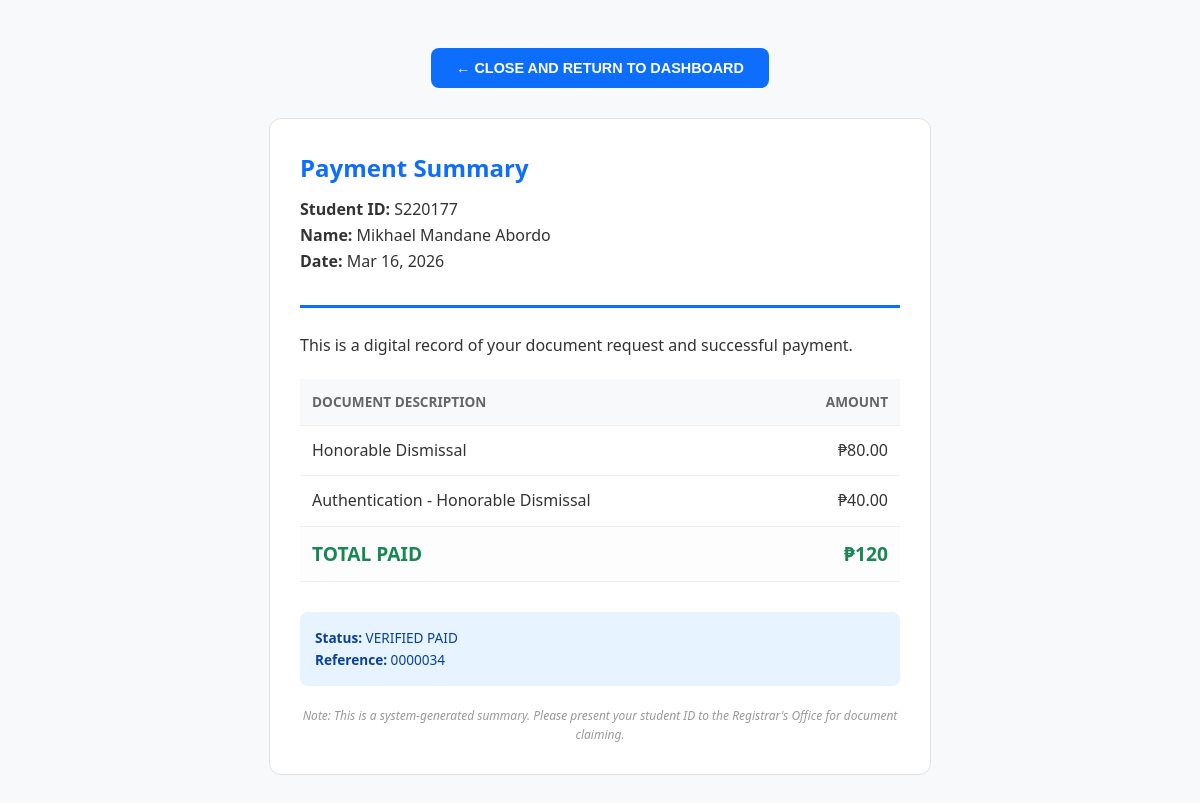
Page /cashier/receipt/87/ (signed in) on the committed database.
### requests_app/models.py (models this page shows, shortened)
class StudentMasterList(models.Model):
    student_id = models.CharField(max_length=7, unique=True, validators=[id_validator])
    full_name = models.CharField(max_length=255)
    course = models.CharField(max_length=100)
    major = models.CharField(max_length=100, blank=True, null=True)
    email = models.EmailField(unique=True)
    phone_number = models.CharField(max_length=15)

class DocumentRequest(models.Model):
    STATUS_CHOICES = [
        ('PENDING', 'Pending Review'),
        ('REJECTED', 'Rejected'),
        ('PAYMENT_REQUIRED', 'Awaiting Payment'),
        ('PAID', 'Paid - To be Processed'),
        ('PROCESSING', 'Processing Document'),
        ('READY', 'Ready for Pickup / Shipping'),
        ('COMPLETED', 'Claimed/Finished'),
    ]
    DELIVERY_CHOICES = [
        ('PICKUP', 'In-person Pickup'),
        ('LBC', 'LBC Delivery'),
    ]
    LBC_TYPE_CHOICES = [
        ('RIDER', 'Rider Delivery (Home)'),
        ('BRANCH', 'Branch Pick Up'),
    ]
    lbc_type = models.CharField(max_length=10, choices=LBC_TYPE_CHOICES, default='RIDER', null=True, blank=True)
    lbc_branch_name = models.CharField(max_length=255, blank=True, null=True)
    student = models.ForeignKey(User, on_delete=models.CASCADE, related_name='requests')
    document_type = models.ForeignKey(DocumentType, on_delete=models.CASCADE)
    reason = models.TextField()
    status = models.CharField(max_length=20, choices=STATUS_CHOICES, default='PENDING')
    batch_id = models.CharField(max_length=100, blank=True, null=True)
    delivery_method = models.CharField(max_length=10, choices=DELIVERY_CHOICES, default='PICKUP')
    is_deleted = models.BooleanField(default=False)
    receipt_number = models.CharField(max_length=10, blank=True, null=True)
    payment_reference = models.CharField(max_length=100, blank=True, null=True)
    created_at = models.DateTimeField(auto_now_add=True)
    generated_content = models.TextField(null=True, blank=True)
    tracking_number = models.CharField(max_length=100, blank=True, null=True)
    shipping_first_name = models.CharField(max_length=100, blank=True, null=True)
    shipping_last_name = models.CharField(max_length=100, blank=True, null=True)
    shipping_phone = models.CharField(max_length=15, blank=True, null=True)
    shipping_floor = models.CharField(max_length=100, blank=True, null=True)
    shipping_street = models.CharField(max_length=255, blank=True, null=True)
    shipping_province = models.CharField(max_length=100, blank=True, null=True)
    shipping_city = models.CharField(max_length=100, blank=True, null=True)
    shipping_barangay = models.CharField(max_length=100, blank=True, null=True)
    shipping_zip = models.CharField(max_length=10, blank=True, null=True)
    shipping_landmark = models.CharField(max_length=255, blank=True, null=True)

class DocumentType(models.Model):
    name = models.CharField(max_length=100)
    price = models.DecimalField(max_digits=10, decimal_places=2, default=0.00)

### requests_app/views.py (the view)
# urls.py: path('cashier/receipt/<int:req_id>/', views.generate_receipt, name='generate_receipt'),
@login_required
def generate_receipt(request, req_id):
    doc_req = get_object_or_404(DocumentRequest, id=req_id)
    is_staff = request.user.groups.filter(name__in=['Registrar', 'Cashier', 'Accounting']).exists()
    if not (doc_req.student == request.user or is_staff or request.user.is_superuser): raise PermissionDenied()
    batch = DocumentRequest.objects.filter(receipt_number=doc_req.receipt_number) if doc_req.receipt_number else DocumentRequest.objects.filter(id=req_id)
    student = StudentMasterList.objects.filter(student_id=doc_req.student.username).first()
    return render(request, 'receipt_invoice.html', {'doc': doc_req, 'batch_items': batch, 'student': student, 'today': timezone.now(), 'total_amount': batch.aggregate(Sum('document_type__price'))['document_type__price__sum'] or 0, 'display_receipt_no': doc_req.receipt_number or "PENDING"})

### requests_app/templates/receipt_invoice.html (shortened to what this page needs)
<!DOCTYPE html>
<html lang="en">
<head>
</head>
<body>
    <div class="no-print">
    <button onclick="window.close()" class="btn-back" style="border: none; cursor: pointer;">
        &larr; CLOSE AND RETURN TO DASHBOARD
    </button>
</div>
    <div class="container">
        <div class="header">
            <h2>Payment Summary</h2>
            <p style="margin-top: 10px;">
                <strong>Student ID:</strong> {{ student.student_id }}<br>
                <strong>Name:</strong> {{ student.full_name }}<br>
                <strong>Date:</strong> {{ today|date:"M d, Y" }}
            </p>
        </div>
        <p>This is a digital record of your document request and successful payment.</p>
        <table>
            <thead>
                <tr>
                    <th>Document Description</th>
                    <th style="text-align: right;">Amount</th>
                </tr>
            </thead>
            <tbody>
                {% for item in batch_items %}
                <tr>
                    <td>{{ item.document_type.name }}</td>
                    <td style="text-align: right;">₱{{ item.document_type.price }}</td>
                </tr>
                {% endfor %}
                <tr class="total-row">
                    <td>TOTAL PAID</td>
                    <td style="text-align: right;">₱{{ total_amount }}</td>
                </tr>
            </tbody>
        </table>
        <div style="margin-top: 30px; padding: 15px; background-color: #e7f3ff; border-radius: 8px; font-size: 0.85rem; color: #084298;">
            <p style="margin: 0;"><strong>Status:</strong> VERIFIED PAID<br>
               <strong>Reference:</strong> {{ display_receipt_no }}</p>
        </div>
        <div style="margin-top: 20px; font-size: 0.75rem; color: #999; text-align: center;">
            <em>Note: This is a system-generated summary. Please present your student ID to the Registrar's Office for document claiming.</em>
        </div>
    </div>
</body>
</html>

### requests_app/templates/receipt_invoice.html (style rules this page uses)
body { font-family: 'Segoe UI', Tahoma, Geneva, Verdana, sans-serif; padding: 40px; color: #333; line-height: 1.6; background-color: #f8f9fa; }
.container { max-width: 600px; margin: auto; border: 1px solid #dee2e6; padding: 30px; border-radius: 12px; background-color: #ffffff; shadow: 0 4px 6px rgba(0,0,0,0.1); }
.header { border-bottom: 3px solid #0d6efd; padding-bottom: 15px; margin-bottom: 25px; }
.header h2 { color: #0d6efd; margin: 0; font-weight: bold; }
table { width: 100%; border-collapse: collapse; margin: 20px 0; }
th, td { text-align: left; padding: 12px; border-bottom: 1px solid #eee; }
th { background-color: #f8f9fa; font-size: 0.85rem; text-transform: uppercase; color: #666; }
.total-row { font-size: 1.2rem; font-weight: bold; color: #198754; background: #fdfdfd; }
.btn-back { display: inline-block; padding: 12px 25px; background-color: #0d6efd; color: white; text-decoration: none; border-radius: 8px; font-weight: bold; font-size: 0.9rem; border: none; cursor: pointer; transition: background 0.2s; }
.no-print { margin-bottom: 30px; text-align: center; }

### rows in the picture
StudentMasterList: student_id "S220177", full_name "Mikhael Mandane Abordo"
DocumentRequest: document_type.name "Honorable Dismissal", document_type.price "80.00"
DocumentRequest: document_type.name "Authentication - Honorable Dismissal", document_type.price "40.00", receipt_number "0000034"

### other values in the picture
{{ total_amount }} "120"
